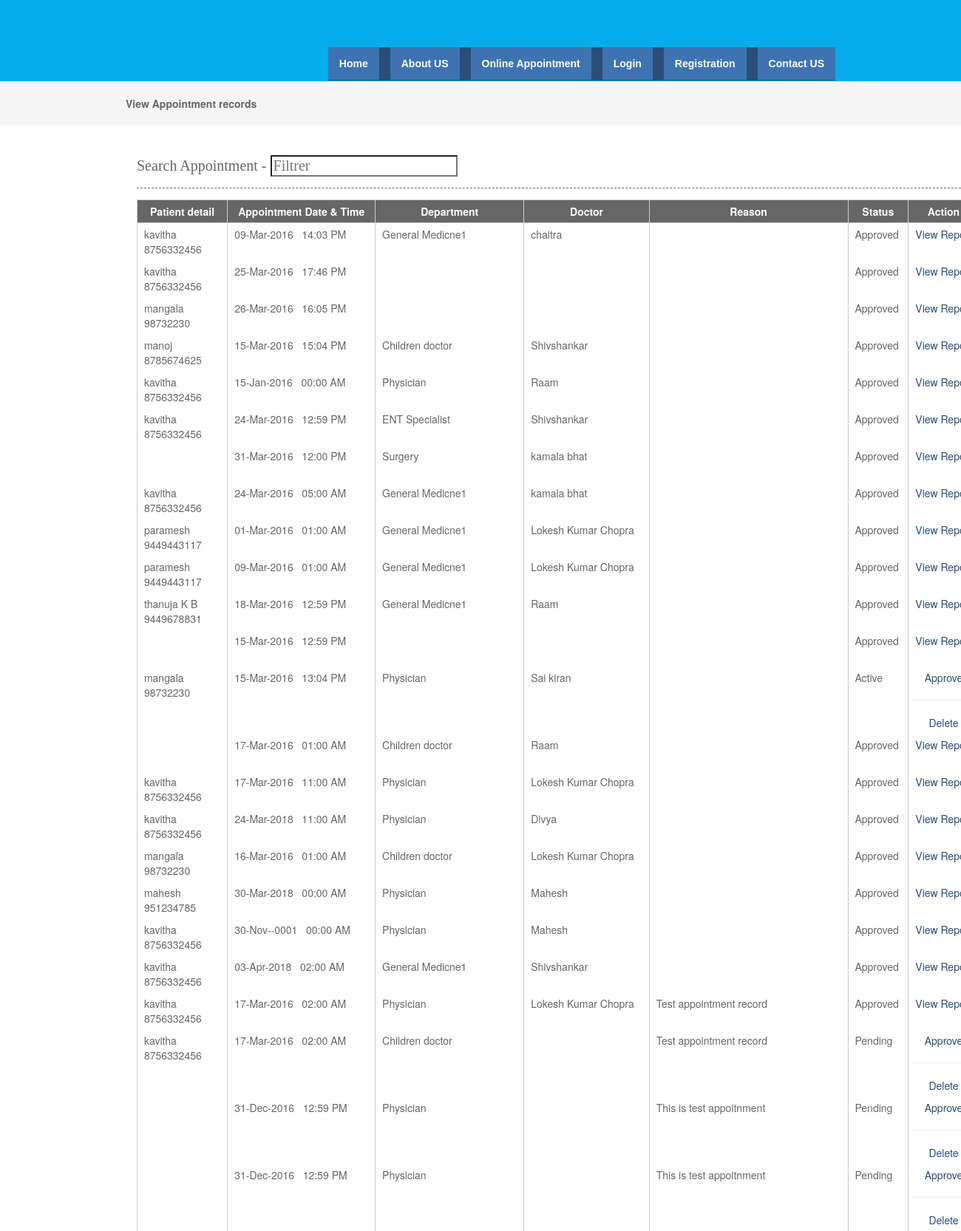
Page /viewappointment.php (upper part) on the committed database.
### tables this page shows
CREATE TABLE `appointment` (
  `appointmentid` int(10) NULL,
  `appointmenttype` varchar(25) NULL,
  `patientid` int(10) NULL,
  `roomid` int(10) NULL,
  `departmentid` int(10) NULL,
  `appointmentdate` date NULL,
  `appointmenttime` time NULL,
  `doctorid` int(10) NULL,
  `status` varchar(10) NULL,
  `app_reason` text NULL
);

CREATE TABLE `patient` (
  `patientid` int(10) NULL,
  `patientname` varchar(50) NULL,
  `admissiondate` date NULL,
  `admissiontime` time NULL,
  `address` varchar(250) NULL,
  `mobileno` varchar(15) NULL,
  `city` varchar(25) NULL,
  `pincode` varchar(20) NULL,
  `loginid` varchar(50) NULL,
  `password` varchar(25) NULL,
  `bloodgroup` varchar(20) NULL,
  `gender` varchar(10) NULL,
  `dob` date NULL,
  `status` varchar(10) NULL
);

CREATE TABLE `department` (
  `departmentid` int(10) NULL,
  `departmentname` varchar(100) NULL,
  `description` text NULL,
  `status` varchar(10) NULL
);

CREATE TABLE `doctor` (
  `doctorid` int(10) NULL,
  `doctorname` varchar(50) NULL,
  `mobileno` varchar(15) NULL,
  `departmentid` int(10) NULL,
  `loginid` varchar(25) NULL,
  `password` varchar(25) NULL,
  `status` varchar(10) NULL,
  `education` varchar(25) NULL,
  `experience` float(11,1) NULL,
  `consultancy_charge` float(10,2) NULL
);

### viewappointment.php (the view, shortened to what this page needs)
<?php
include("header.php");
include("dbconnection.php");
?>
<div class="wrapper col2">
  <div id="breadcrumb">
    <ul>
      <li class="first">View Appointment records</li></ul>
  </div>
</div>
<div class="wrapper col4">
  <div id="container">
   <section class="container">
<h2>Search Appointment - <input type="search" class="light-table-filter" data-table="order-table" placeholder="Filtrer" /></h2>
    <table class="order-table">
      <thead>
        <tr>
          <th>Patient detail</th>
          <th>Appointment Date &  Time</th>
          <th>Department</th>
          <th>Doctor</th>
          <th>Reason</th>
          <th>Status</th>
          <th><div align="center">Action</div></th>
        </tr>
        </thead>
        <tbody>
          <?php
		$sql ="SELECT * FROM appointment WHERE (status !='')";
		$qsql = mysqli_query($con,$sql);
		while($rs = mysqli_fetch_array($qsql))
		{
			$sqlpat = "SELECT * FROM patient WHERE patientid='$rs[patientid]'";
			$qsqlpat = mysqli_query($con,$sqlpat);
			$rspat = mysqli_fetch_array($qsqlpat);
			$sqldept = "SELECT * FROM department WHERE departmentid='$rs[departmentid]'";
			$qsqldept = mysqli_query($con,$sqldept);
			$rsdept = mysqli_fetch_array($qsqldept);
			$sqldoc= "SELECT * FROM doctor WHERE doctorid='$rs[doctorid]'";
			$qsqldoc = mysqli_query($con,$sqldoc);
			$rsdoc = mysqli_fetch_array($qsqldoc);
        echo "<tr>
          <td>&nbsp;$rspat[patientname]<br>&nbsp;$rspat[mobileno]</td>
			 <td>&nbsp;" . date("d-M-Y",strtotime($rs[appointmentdate])) . " &nbsp; " . date("H:i A",strtotime($rs[appointmenttime])) . "</td>
		    <td>&nbsp;$rsdept[departmentname]</td>
			   <td>&nbsp;$rsdoc[doctorname]</td>
			    <td>&nbsp;$rs[app_reason]</td>
			    <td>&nbsp;$rs[status]</td>
          <td><div align='center'>";
		  if($rs[status] != "Approved")
		  {
				  if(!(isset($_SESSION['patientid'])))
				  {
						  echo "<a href='appointmentapproval.php?editid=$rs[appointmentid]'>Approve</a><hr>";
				  }
				 echo "  <a href='viewappointment.php?delid=$rs[appointmentid]'>Delete</a>";
		  }
		  else
		  {
				echo "<a href='patientreport.php?patientid=$rs[patientid]&appointmentid=$rs[appointmentid]'>View Report</a>";
		  }
		 echo "</center></td></tr>";
		}
		?>
      </tbody>
    </table>
    </section>
  </div>
</div>
<?php
include("footer.php");
?>

### layout/styles/layout.css (style rules this page uses)
html { overflow-y:scroll; }
body { margin:0; padding:0; font-size:13px; font-family:verdana, Arial, Helvetica, sans-serif; color:#FFFFFF; background-color:#4F473A; }
a { outline:none; text-decoration:none; }
div.wrapper { display:block; width:100%; margin:0; text-align:left; }
.col2 { color:#666666; background-color:#F5F5F5; }
.col3, .col4 { color:#666666; background-color:#FFFFFF; }
#head, #gallery, #breadcrumb, #container, #footer { display:block; position:relative; width:960px; margin:0 auto; }
#breadcrumb { padding:20px 0; }
#breadcrumb ul { margin:0; padding:0; list-style:none; }
#breadcrumb ul li { display:inline; }
#breadcrumb ul li.first { font-weight:bold; }
#container { padding:40px 0; }
#container h1, #container h2, #container h3, #container h4, #container h5, #container h6 { margin:0 0 15px 0; padding:0 0 15px 0; line-height:normal; font-weight:normal; font-size:20px; font-family:Georgia, "Times New Roman", Times, serif; border-bottom:1px dashed #666666; }
#container a { color:#294E79; background-color:#FFFFFF; }

### layout/styles/tables.css (style rules this page uses)
table { width:100%; border-collapse:collapse; table-layout:auto; vertical-align:top; margin-bottom:15px; border:1px solid #CCCCCC; }
table thead th { color:#FFFFFF; background-color:#666666; border:1px solid #CCCCCC; border-collapse:collapse; text-align:center; table-layout:auto; vertical-align:middle; }
table tbody td { vertical-align:top; border-collapse:collapse; border-left:1px solid #CCCCCC; border-right:1px solid #CCCCCC; }
table thead th, table tbody td { padding:5px; border-collapse:collapse; }

### rows in the picture
appointment: patientid.patientname "kavitha", patientid.mobileno "8756332456", appointmentdate "09-Mar-2016", appointmenttime "14:03 PM", departmentid.departmentname "General Medicne1", doctorid.doctorname "chaitra", status "Approved"
appointment: patientid.patientname "kavitha", patientid.mobileno "8756332456", appointmentdate "25-Mar-2016", appointmenttime "17:46 PM", status "Approved"
appointment: patientid.patientname "mangala", patientid.mobileno "98732230", appointmentdate "26-Mar-2016", appointmenttime "16:05 PM", status "Approved"
appointment: patientid.patientname "manoj", patientid.mobileno "8785674625", appointmentdate "15-Mar-2016", appointmenttime "15:04 PM", departmentid.departmentname "Children doctor", doctorid.doctorname "Shivshankar", status "Approved"
appointment: patientid.patientname "kavitha", patientid.mobileno "8756332456", appointmentdate "15-Jan-2016", appointmenttime "00:00 AM", departmentid.departmentname "Physician", doctorid.doctorname "Raam", status "Approved"
appointment: patientid.patientname "kavitha", patientid.mobileno "8756332456", appointmentdate "24-Mar-2016", appointmenttime "12:59 PM", departmentid.departmentname "ENT Specialist", doctorid.doctorname "Shivshankar", status "Approved"
appointment: appointmentdate "31-Mar-2016", appointmenttime "12:00 PM", departmentid.departmentname "Surgery", doctorid.doctorname "kamala bhat", status "Approved"
appointment: patientid.patientname "kavitha", patientid.mobileno "8756332456", appointmentdate "24-Mar-2016", appointmenttime "05:00 AM", departmentid.departmentname "General Medicne1", doctorid.doctorname "kamala bhat", status "Approved"
appointment: patientid.patientname "paramesh", patientid.mobileno "9449443117", appointmentdate "01-Mar-2016", appointmenttime "01:00 AM", departmentid.departmentname "General Medicne1", doctorid.doctorname "Lokesh Kumar Chopra", status "Approved"
appointment: patientid.patientname "paramesh", patientid.mobileno "9449443117", appointmentdate "09-Mar-2016", appointmenttime "01:00 AM", departmentid.departmentname "General Medicne1", doctorid.doctorname "Lokesh Kumar Chopra", status "Approved"
appointment: patientid.patientname "thanuja K B", patientid.mobileno "9449678831", appointmentdate "18-Mar-2016", appointmenttime "12:59 PM", departmentid.departmentname "General Medicne1", doctorid.doctorname "Raam", status "Approved"
appointment: appointmentdate "15-Mar-2016", appointmenttime "12:59 PM", status "Approved"
appointment: patientid.patientname "mangala", patientid.mobileno "98732230", appointmentdate "15-Mar-2016", appointmenttime "13:04 PM", departmentid.departmentname "Physician", doctorid.doctorname "Sai kiran", status "Active"
appointment: appointmentdate "17-Mar-2016", appointmenttime "01:00 AM", departmentid.departmentname "Children doctor", doctorid.doctorname "Raam", status "Approved"
appointment: patientid.patientname "kavitha", patientid.mobileno "8756332456", appointmentdate "17-Mar-2016", appointmenttime "11:00 AM", departmentid.departmentname "Physician", doctorid.doctorname "Lokesh Kumar Chopra", status "Approved"
appointment: patientid.patientname "kavitha", patientid.mobileno "8756332456", appointmentdate "24-Mar-2018", appointmenttime "11:00 AM", departmentid.departmentname "Physician", doctorid.doctorname "Divya", status "Approved"
appointment: patientid.patientname "mangala", patientid.mobileno "98732230", appointmentdate "16-Mar-2016", appointmenttime "01:00 AM", departmentid.departmentname "Children doctor", doctorid.doctorname "Lokesh Kumar Chopra", status "Approved"
appointment: patientid.patientname "mahesh", patientid.mobileno "951234785", appointmentdate "30-Mar-2018", appointmenttime "00:00 AM", departmentid.departmentname "Physician", doctorid.doctorname "Mahesh", status "Approved"
appointment: patientid.patientname "kavitha", patientid.mobileno "8756332456", appointmentdate "30-Nov--0001", appointmenttime "00:00 AM", departmentid.departmentname "Physician", doctorid.doctorname "Mahesh", status "Approved"
appointment: patientid.patientname "kavitha", patientid.mobileno "8756332456", appointmentdate "03-Apr-2018", appointmenttime "02:00 AM", departmentid.departmentname "General Medicne1", doctorid.doctorname "Shivshankar", status "Approved"
appointment: patientid.patientname "kavitha", patientid.mobileno "8756332456", appointmentdate "17-Mar-2016", appointmenttime "02:00 AM", departmentid.departmentname "Physician", doctorid.doctorname "Lokesh Kumar Chopra", app_reason "Test appointment record", status "Approved"
appointment: patientid.patientname "kavitha", patientid.mobileno "8756332456", appointmentdate "17-Mar-2016", appointmenttime "02:00 AM", departmentid.departmentname "Children doctor", app_reason "Test appointment record", status "Pending"
appointment: appointmentdate "31-Dec-2016", appointmenttime "12:59 PM", departmentid.departmentname "Physician", app_reason "This is test appoitnment", status "Pending"
appointment: appointmentdate "31-Dec-2016", appointmenttime "12:59 PM", departmentid.departmentname "Physician", app_reason "This is test appoitnment", status "Pending"
